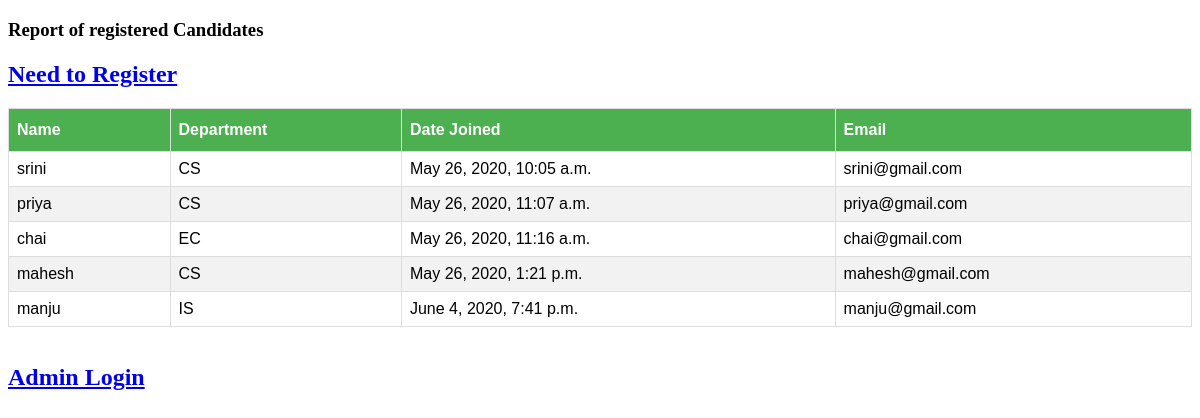
The page / on the database its author committed.
### student/models.py (models this page shows, shortened)
class Student(AbstractBaseUser, PermissionsMixin):
    choice=(
        ('CS', 'Computer Science'),
        ('EC', 'Electronics'),
        ('IS', 'Information Science'),
        ('TC', 'Telecommunication'),
        )
    Email        = models.EmailField(max_length=60, verbose_name='Email',unique=True)
    username     = models.CharField(max_length = 30, verbose_name='UserName', unique=True)
    datejoined   = models.DateTimeField(verbose_name='Date Joined',auto_now_add=True)
    Department   = models.CharField(max_length=10, choices=choice,)
    is_superuser = models.BooleanField(default=False)
    is_admin     = models.BooleanField(default=False)
    is_staff    = models.BooleanField(default=False)
    is_active   = models.BooleanField(default=True)
    USERNAME_FIELD ='username'
    REQUIRED_FIELDS= ['Email',]
    objects=studentacc()

### student/views.py (the view)
# urls.py: path('',index, name='index'),
def index(request):
    context={}
    details=Student.objects.all()
    context['details']=details
    return render(request, 'index.html',context)

### student/templates/index.html (shortened to what this page needs)
<!DOCTYPE html>
<html lang="en">
<head>
</head>
<body>
  <h3>Report of registered Candidates</h3>
  <h2 style="color: chocolate;" style="font-family: fantasy;">
    <a href="{% url 'register' %}">Need to Register</a></h2>
    <table id="customers">
        <tr>
          <th>Name</th>
          <th>Department</th>
          <th>Date Joined</th>
          <th>Email</th>
        </tr>
          {% for field in details %}
            {% if field.Department != "" %}
              <td>{{field.username}}</td>
              <td>{{field.Department}}</td>
              <td>{{field.datejoined}}</td>
              <td>{{field.Email}}</td>
            {% endif %}
        {% endfor %}
      </table><br>
      <h2 style="color: chocolate;" style="font-family: fantasy;">
        <a href="{% url 'admin:index' %}">Admin Login</a></h2>
</body>
</html>

### student/templates/index.html (style rules this page uses)
#customers { font-family: "Trebuchet MS", Arial, Helvetica, sans-serif; border-collapse: collapse; width: 100%; }
#customers td, #customers th { border: 1px solid #ddd; padding: 8px; }
#customers th { padding-top: 12px; padding-bottom: 12px; text-align: left; background-color: #4CAF50; color: white; }

### rows shown on the page
Student: username "srini", Department "CS", datejoined "May 26, 2020, 10:05 a.m.", Email "srini@gmail.com"
Student: username "priya", Department "CS", datejoined "May 26, 2020, 11:07 a.m.", Email "priya@gmail.com"
Student: username "chai", Department "EC", datejoined "May 26, 2020, 11:16 a.m.", Email "chai@gmail.com"
Student: username "mahesh", Department "CS", datejoined "May 26, 2020, 1:21 p.m.", Email "mahesh@gmail.com"
Student: username "manju", Department "IS", datejoined "June 4, 2020, 7:41 p.m.", Email "manju@gmail.com"
